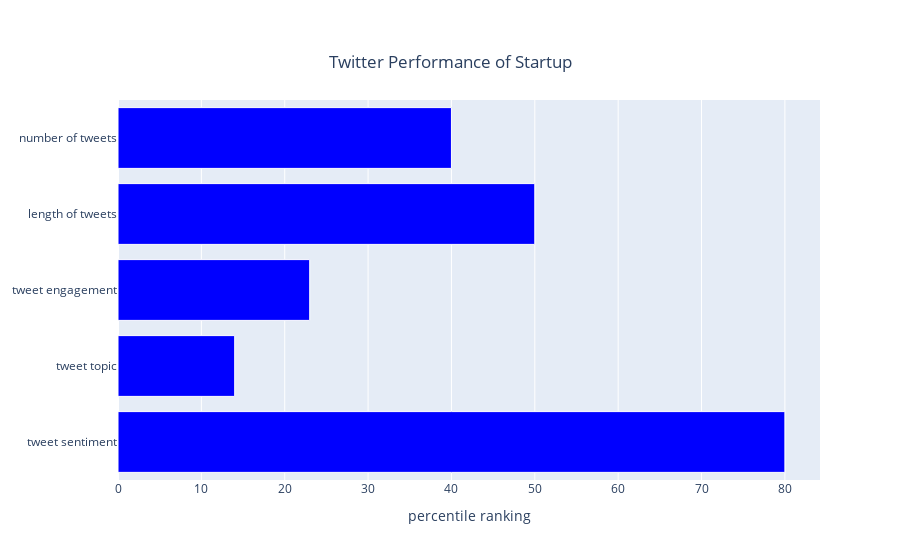

Write notebook code for a chart like this one.
### Markdown cell above
## Plotly for Web App

### Code cell
# Show tweet scores as horizontal bar plot.

import plotly.graph_objects as go

x = [80, 14, 23, 50, 40]
y = ['tweet sentiment', 'tweet topic', 'tweet engagement', 'length of tweets', 'number of tweets', ]

fig = go.Figure(data=[
    go.Bar(x=x,
           y=y,
           hovertext = ['This startup is doing better than {}% companies on {}'\
                        .format(x[i], y[i]) for i in range(len(x))],
           orientation='h',
           marker=dict(color='blue', line=dict(color='white', width=1)),
           hoverinfo='text'),
    go.Bar(x=[100-x_ for x_ in x],
           y=y,
           orientation='h',
           marker_color='lightgray',
           hoverinfo='skip')])

fig.update_layout(barmode='stack',
                  autosize=True,
                  showlegend=False,
                  title={'text': "Twitter Performance of Startup",
                         'x':0.5,
                         'y':0.90,
                         'xanchor': 'center',
                         'yanchor': 'top'},
                 xaxis={'title':'percentile ranking',},)
fig.show()

### Figure 1 — Plotly figure (JSON) as saved in the notebook; plotly's stock layout.template omitted (floating-point values rounded to 4 significant figures)
{"data": [{"hoverinfo": "text", "hovertext": ["This startup is doing better than 80% companies on tweet sentiment", "This startup is doing better than 14% companies on tweet topic", "This startup is doing better than 23% companies on tweet engagement", "This startup is doing better than 50% companies on length of tweets", "This startup is doing better than 40% companies on number of tweets"], "marker": {"color": "blue", "line": {"color": "white", "width": 1}}, "orientation": "h", "type": "bar", "x": [80, 14, 23, 50, 40], "y": ["tweet sentiment", "tweet topic", "tweet engagement", "length of tweets", "number of tweets"]}], "layout": {"autosize": true, "barmode": "stack", "showlegend": false, "title": {"text": "Twitter Performance of Startup", "x": 0.5, "xanchor": "center", "y": 0.9, "yanchor": "top"}, "xaxis": {"title": {"text": "percentile ranking"}}}}
